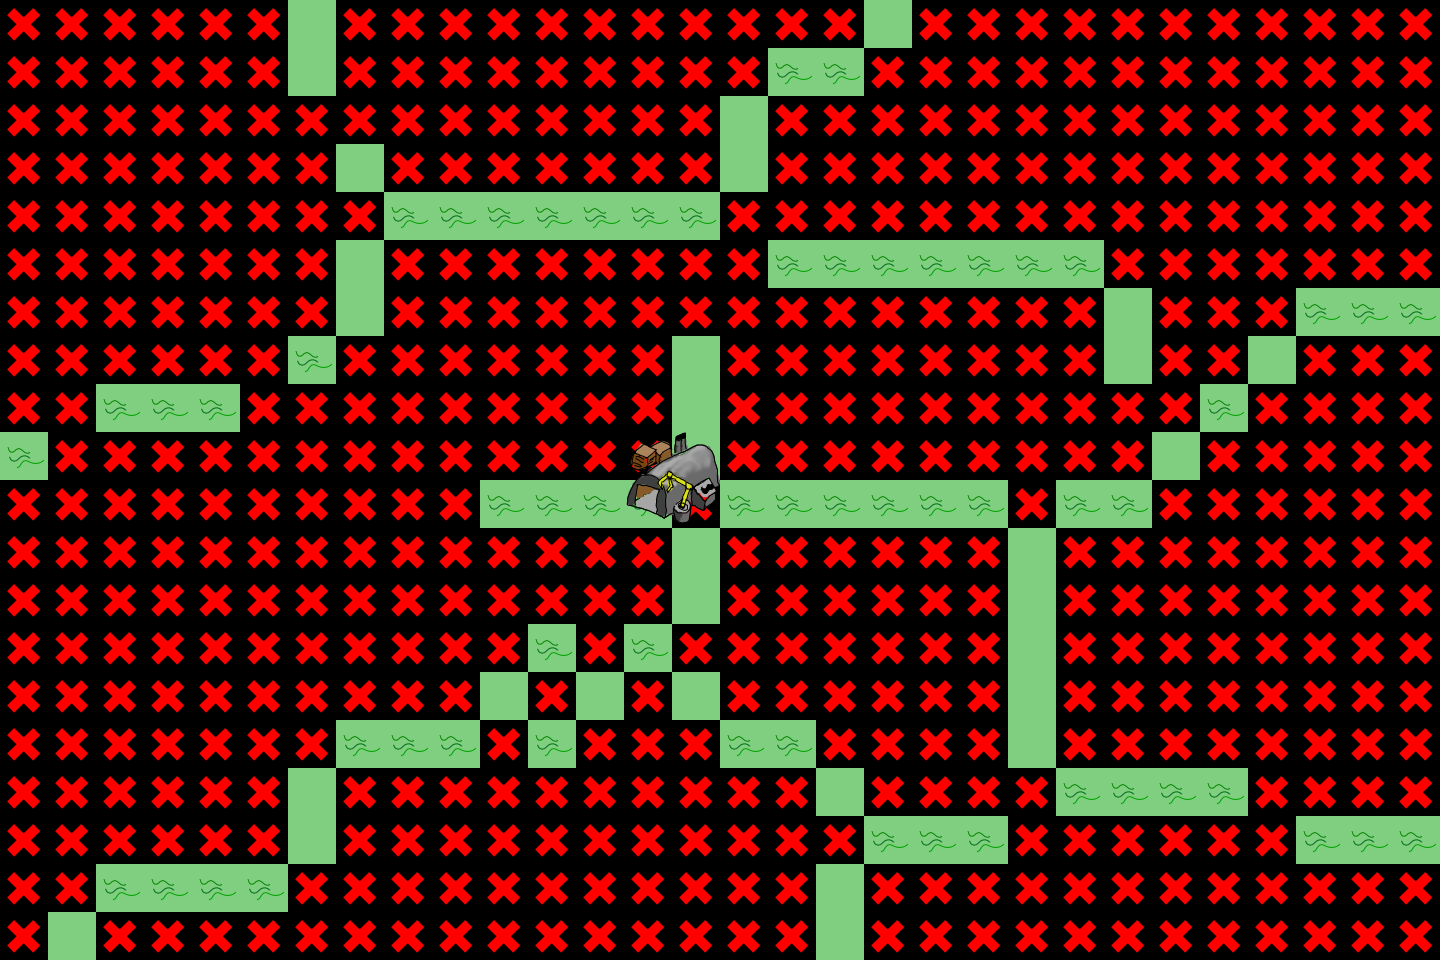

A 2D game scene composited from a Tiled map and its tileset images. What follows is a short description and the map's XML, with each tile layer's data collapsed to a summary:
An orthogonal 30x20 tile map with 48x48 px tiles, 3 tile layers (ground, roads, buildings), 2 tilesets and 2 objects.

<map version="1.0" orientation="orthogonal" width="30" height="20" tilewidth="48" tileheight="48">
 <tileset firstgid="1" name="terrain" tilewidth="48" tileheight="48">
  <image source="terrain.png" width="240" height="240" />
 </tileset>
 <tileset firstgid="26" name="earth_base" tilewidth="48" tileheight="48">
  <image source="earth_base.png" width="96" height="96" />
 </tileset>
 <layer name="ground" width="30" height="20">
  <data>[600 cells, 600 non-empty, 1 distinct tile ids]</data>
 </layer>
 <layer name="roads" width="30" height="20">
  <data>[600 cells, 132 non-empty, 11 distinct tile ids]</data>
 </layer>
 <objectgroup name="buildings_collide" width="30" height="20">
  <object x="624" y="432" width="144" height="144" />
  <object x="816" y="336" width="144" height="144" />
 </objectgroup>
 <layer name="buildings" width="30" height="20">
  <data>[600 cells, 4 non-empty, 4 distinct tile ids]</data>
 </layer>
</map>